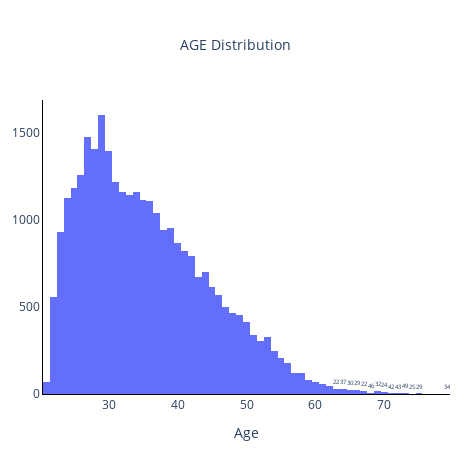

The cell this chart's notebook holds for it:
### Code cell
age_count = df["AGE"]#.value_counts()
fig = go.Figure()
fig.add_trace(
    go.Histogram(x=age_count.values, text=age_count.values)
)
fig.update_layout(
      plot_bgcolor="white",
      height=450,
      width=475,
      margin={
          "l":25,
          "r":25,
          "b":25
      },
      title_text="AGE Distribution <br>",
      title={
          "x":0.5,
          "xanchor":"center",
          "font":{
              "size":14
          }
      },
      xaxis_title="Age",
      showlegend=False
  )
fig.update_xaxes(
      showline = True,
      linewidth=1,
      linecolor="black"
  )
fig.update_yaxes(
      showline = True,
      linewidth=1,
      linecolor="black"
  )
fig.show()

### Figure 1 — Plotly figure (JSON) as saved in the notebook; plotly's stock layout.template omitted (floating-point values rounded to 4 significant figures; data arrays with more than 128 entries replaced by an {"elided": "..."} marker saying what was removed)
{"data": [{"text": {"elided": "30000 int values"}, "type": "histogram", "x": {"elided": "30000 int values"}}], "layout": {"height": 450, "margin": {"b": 25, "l": 25, "r": 25}, "plot_bgcolor": "white", "showlegend": false, "title": {"font": {"size": 14}, "text": "AGE Distribution <br>", "x": 0.5, "xanchor": "center"}, "width": 475, "xaxis": {"linecolor": "black", "linewidth": 1, "showline": true, "title": {"text": "Age"}}, "yaxis": {"linecolor": "black", "linewidth": 1, "showline": true}}}
